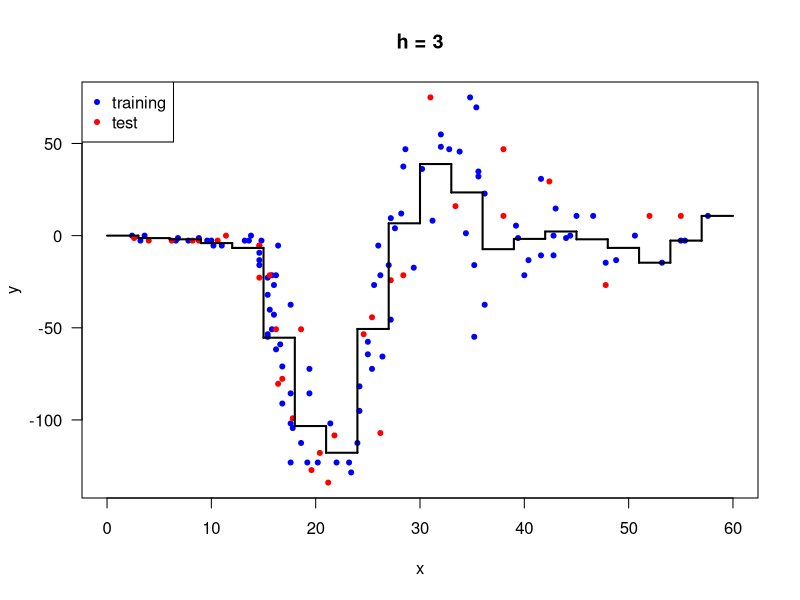
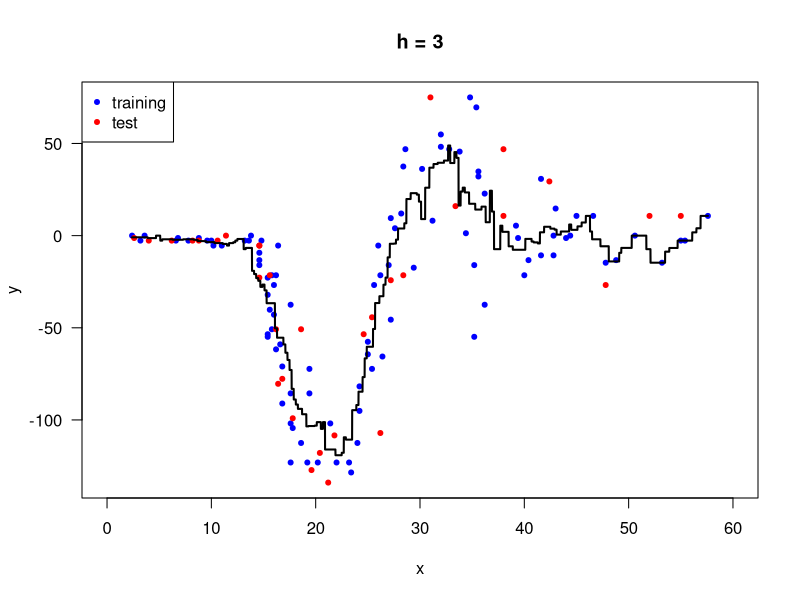
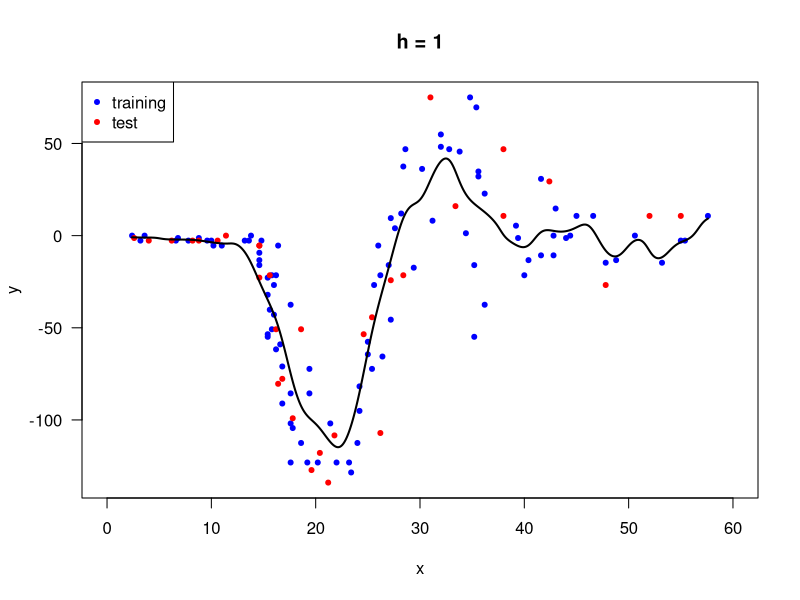

Reproduce these figures in R, in order.
#setwd("/Users/tolga/Desktop")
data <- read.csv(file = "hw04_data_set.csv", header = TRUE)

x <- data$x
y <- data$y

x_train <- matrix(head(x,100))
x_test <- matrix(tail(x,33))

y_train <- matrix(head(y,100))
y_test <- matrix(tail(y,33))

bin_width <- 3.0
origin <- 0.0

rmse = function(p, t){
  sqrt(mean((p - t)^2))
}

left_borders <- seq(from = origin, to = max(x), by = bin_width)
right_borders <- seq(from = origin + bin_width, to = max(x) + bin_width, by = bin_width)
p_hat <- sapply(1:length(left_borders), function(a) {sum(y_train[left_borders[a] < x_train & x_train <= right_borders[a]]) / sum(left_borders[a] < x_train & x_train <= right_borders[a])}) 

plot(x_train, y_train, type = "p", pch = 20, col = "blue",
     xlim = c(origin, 60), ylim = c(min(y), max(y)),
     xlab = "x", ylab = "y", las = 1, main = sprintf("h = %g", bin_width))
points(x_test, y_test, type = "p", pch = 20, col = "red")
legend("topleft", c("training", "test"), col = c("blue", "red"), pch = 20)

for(b in 1:length(left_borders)) {
  lines(c(left_borders[b], right_borders[b]), c(p_hat[b], p_hat[b]), lwd = 2, col = "black")
  if (b < length(left_borders)) {
    lines(c(right_borders[b], right_borders[b]), c(p_hat[b], p_hat[b + 1]), lwd = 2, col = "black") 
  }
}

sprintf("Regressogram => RMSE is %g when h is %g", rmse(y_test, p_hat[round(x_test / bin_width, 0)]), bin_width)

######################################################################################################

data_interval <- seq(from =  min(x), to = max(x), by = 0.01)
p_hat2 <- sapply(data_interval, function(a) {sum(y_train[(a - 0.5 * bin_width) < x_train & x_train <= (a + 0.5 * bin_width)])/ sum((a - 0.5 * bin_width) < x_train & x_train <= (a + 0.5 * bin_width))}) 

plot(x_train, y_train, type = "p", pch = 20, col = "blue",
     xlim = c(origin, 60), ylim = c(min(y), max(y)),
     xlab = "x", ylab = "y", las = 1, main = sprintf("h = %g", bin_width))
points(x_test, y_test, type = "p", pch = 20, col = "red")
legend("topleft", c("training", "test"), col = c("blue", "red"), pch = 20)

lines(data_interval, p_hat2, type = "l", lwd = 2, col = "black")

sprintf("Running Mean Smoother => RMSE is %g when h is %g", rmse(y_test, p_hat2[x_test / round((max(x) - min(x)) /length(data_interval), 2)]), bin_width)

######################################################################################################

bin_width2 <- 1.0
p_hat3 <- sapply(data_interval, function(a) {sum(y_train * 1 / sqrt(2 * pi) * exp(-0.5 * (a - x_train)^2 / bin_width2^2))/ sum(1 / sqrt(2 * pi) * exp(-0.5 * (a - x_train)^2 / bin_width2^2))}) 

plot(x_train, y_train, type = "p", pch = 20, col = "blue",
     xlim = c(origin, 60), ylim = c(min(y), max(y)),
     xlab = "x", ylab = "y", las = 1,  main = sprintf("h = %g", bin_width2))
points(x_test, y_test, type = "p", pch = 20, col = "red")
legend("topleft", c("training", "test"), col = c("blue", "red"), pch = 20)

lines(data_interval, p_hat3, type = "l", lwd = 2, col = "black")

sprintf("Kernel Smoother => RMSE is %g when h is %g", rmse(y_test, p_hat3[x_test / round((max(x) - min(x)) /length(data_interval), 2)]), bin_width2)